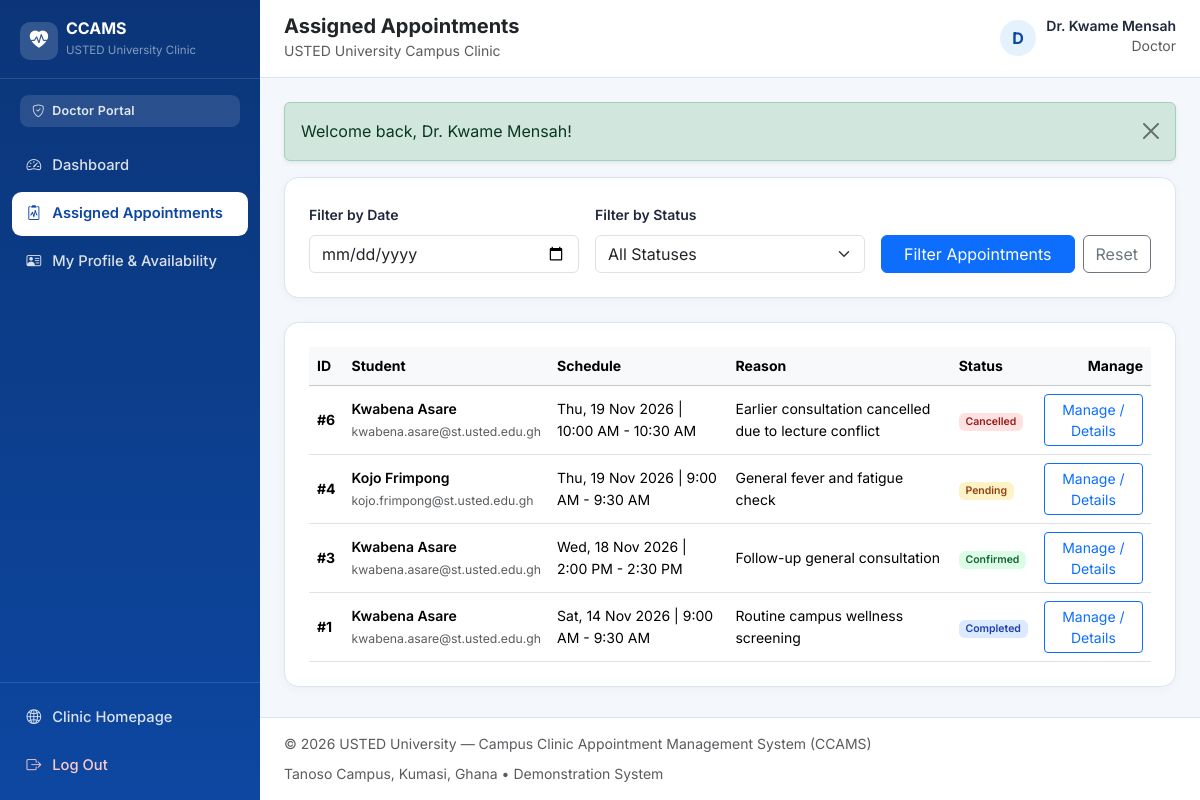
The app's page /doctor/my_appointments.php (signed in) with its own data.
### tables this page shows
CREATE TABLE `users` (
    `user_id` INT UNSIGNED NOT NULL AUTO_INCREMENT,
    `full_name` VARCHAR(120) NOT NULL,
    `email` VARCHAR(150) NOT NULL,
    `password_hash` VARCHAR(255) NOT NULL,
    `phone` VARCHAR(25) DEFAULT NULL,
    `role` ENUM('student', 'doctor', 'admin') NOT NULL DEFAULT 'student',
    `account_status` ENUM('active', 'inactive') NOT NULL DEFAULT 'active',
    `created_at` TIMESTAMP NOT NULL DEFAULT CURRENT_TIMESTAMP,
    `updated_at` TIMESTAMP NOT NULL DEFAULT CURRENT_TIMESTAMP ON UPDATE CURRENT_TIMESTAMP,
    PRIMARY KEY (`user_id`),
    UNIQUE KEY `uq_users_email` (`email`),
    KEY `idx_users_role_status` (`role`, `account_status`)
);

CREATE TABLE `appointments` (
    `appointment_id` INT UNSIGNED NOT NULL AUTO_INCREMENT,
    `student_id` INT UNSIGNED NOT NULL,
    `slot_id` INT UNSIGNED NOT NULL,
    `reason` VARCHAR(255) DEFAULT NULL,
    `status` ENUM('pending', 'confirmed', 'cancelled', 'completed', 'rejected') NOT NULL DEFAULT 'pending',
    `created_at` TIMESTAMP NOT NULL DEFAULT CURRENT_TIMESTAMP,
    `updated_at` TIMESTAMP NOT NULL DEFAULT CURRENT_TIMESTAMP ON UPDATE CURRENT_TIMESTAMP,
    PRIMARY KEY (`appointment_id`),
    KEY `idx_appointments_student_status` (`student_id`, `status`),
    KEY `idx_appointments_slot_status` (`slot_id`, `status`),
    KEY `idx_appointments_status_created` (`status`, `created_at`),
    CONSTRAINT `fk_appointments_student`
        FOREIGN KEY (`student_id`) REFERENCES `users` (`user_id`)
        ON DELETE CASCADE ON UPDATE CASCADE,
    CONSTRAINT `fk_appointments_slot`
        FOREIGN KEY (`slot_id`) REFERENCES `appointment_slots` (`slot_id`)
        ON DELETE RESTRICT ON UPDATE CASCADE
);

CREATE TABLE `appointment_slots` (
    `slot_id` INT UNSIGNED NOT NULL AUTO_INCREMENT,
    `doctor_id` INT UNSIGNED NOT NULL,
    `start_time` DATETIME NOT NULL,
    `end_time` DATETIME NOT NULL,
    `status` ENUM('available', 'booked', 'inactive') NOT NULL DEFAULT 'available',
    `created_at` TIMESTAMP NOT NULL DEFAULT CURRENT_TIMESTAMP,
    PRIMARY KEY (`slot_id`),
    KEY `idx_slots_doctor_time` (`doctor_id`, `start_time`),
    KEY `idx_slots_status_time` (`status`, `start_time`),
    CONSTRAINT `fk_slots_doctor`
        FOREIGN KEY (`doctor_id`) REFERENCES `doctors` (`doctor_id`)
        ON DELETE CASCADE ON UPDATE CASCADE
);

### doctor/my_appointments.php (the view, shortened to what the rows shown need)
<?php
require_once __DIR__ . '/../includes/auth.php';
$user = require_auth('doctor');
$doctor = require_doctor_record((int) $user['user_id']);
$doctorId = (int) $doctor['doctor_id'];
$pdo = get_pdo();
$where = 'WHERE s.doctor_id = :did';
$params = ['did' => $doctorId];
$stmt = $pdo->prepare(
    "SELECT a.appointment_id, a.status, a.reason, a.created_at,
            s.start_time, s.end_time,
            stu.full_name AS student_name, stu.email AS student_email, stu.phone AS student_phone
     FROM appointments a
     INNER JOIN appointment_slots s ON s.slot_id = a.slot_id
     INNER JOIN users stu ON stu.user_id = a.student_id
     $where
     ORDER BY s.start_time DESC"
);
$stmt->execute($params);
$appointments = $stmt->fetchAll();
$pageTitle = 'Assigned Appointments';
$layoutMode = 'dashboard';
require_once __DIR__ . '/../includes/header.php';
?>
<div class="ccams-card p-4">
    <?php if (empty($appointments)): ?>
        <p class="text-muted small mb-0">No appointments matched your selected filters.</p>
    <?php else: ?>
        <div class="table-responsive">
            <table class="table table-hover align-middle small mb-0">
                <thead class="table-light">
                    <tr>
                        <th>ID</th>
                        <th>Student</th>
                        <th>Schedule</th>
                        <th>Reason</th>
                        <th>Status</th>
                        <th class="text-end">Manage</th>
                    </tr>
                </thead>
                <tbody>
                    <?php foreach ($appointments as $appt): ?>
                        <tr>
                            <td class="fw-bold">#<?php echo (int) $appt['appointment_id']; ?></td>
                            <td>
                                <div class="fw-semibold"><?php echo e($appt['student_name']); ?></div>
                                <small class="text-muted"><?php echo e($appt['student_email']); ?></small>
                            </td>
                            <td><?php echo e(format_slot_range((string) $appt['start_time'], (string) $appt['end_time'])); ?></td>
                            <td><?php echo e($appt['reason'] ?: '—'); ?></td>
                            <td>
                                <span class="badge <?php echo status_badge_class((string) $appt['status']); ?>">
                                    <?php echo e(ucfirst((string) $appt['status'])); ?>
                                </span>
                            </td>
                            <td class="text-end">
                                <a href="<?php echo e(app_url('doctor/appointment_details.php?id=' . (int) $appt['appointment_id'])); ?>" class="btn btn-sm btn-outline-primary">
                                    Manage / Details
                                </a>
                            </td>
                        </tr>
                    <?php endforeach; ?>
                </tbody>
            </table>
        </div>
    <?php endif; ?>
</div>
<?php require_once __DIR__ . '/../includes/footer.php'; ?>

### includes/header.php (shortened to what the rows shown need)
<?php
$pageTitle = $pageTitle ?? 'USTED University — Campus Clinic Appointment Management System';
$layoutMode = $layoutMode ?? 'public';
$authUser = current_user();
$flashes = get_flashes();
?>
<!DOCTYPE html>
<html lang="en">
<head>
    <link href="https://cdn.jsdelivr.net/npm/bootstrap@5.3.3/dist/css/bootstrap.min.css" rel="stylesheet">
    <link href="https://cdn.jsdelivr.net/npm/bootstrap-icons@1.11.3/font/bootstrap-icons.min.css" rel="stylesheet">
    <link href="<?php echo e(app_url('assets/css/style.css')); ?>" rel="stylesheet">
</head>
<body class="<?php echo $layoutMode === 'dashboard' ? 'ccams-dashboard-body' : 'ccams-public-body'; ?>">
<?php if ($layoutMode === 'dashboard' && $authUser): ?>
    <div class="dashboard-wrapper">
        <aside class="dashboard-sidebar" id="dashboardSidebar" aria-label="Dashboard Navigation">
            <div class="sidebar-brand">
                <a href="<?php echo e(app_url('index.php')); ?>" class="d-flex align-items-center gap-2 text-decoration-none text-white">
                    <span class="brand-emblem">
                        <i class="bi bi-heart-pulse-fill"></i>
                    </span>
                    <div>
                        <div class="fw-bold lh-1 fs-6">CCAMS</div>
                        <small class="text-white-50" style="font-size: 0.72rem;">USTED University Clinic</small>
                    </div>
                </a>
            </div>
            <div class="sidebar-role-pill">
                <i class="bi bi-shield-check me-1"></i>
                <?php echo e(ucfirst($authUser['role'])); ?> Portal
            </div>
            <nav class="sidebar-nav">
                <?php if ($authUser['role'] === 'student'): ?>
                    <a class="sidebar-link <?php echo is_active_nav('student/dashboard.php'); ?>" href="<?php echo e(app_url('student/dashboard.php')); ?>">
                        <i class="bi bi-speedometer2"></i><span>Dashboard</span>
                    </a>
                    <a class="sidebar-link <?php echo is_active_nav('student/doctors.php'); ?>" href="<?php echo e(app_url('student/doctors.php')); ?>">
                        <i class="bi bi-person-badge"></i><span>Available Doctors</span>
                    </a>
                    <a class="sidebar-link <?php echo is_active_nav('student/book_appointment.php'); ?>" href="<?php echo e(app_url('student/book_appointment.php')); ?>">
                        <i class="bi bi-calendar-plus"></i><span>Book Appointment</span>
                    </a>
                    <a class="sidebar-link <?php echo is_active_nav('student/my_appointments.php') || is_active_nav('student/appointment_details.php') ? 'active' : ''; ?>" href="<?php echo e(app_url('student/my_appointments.php')); ?>">
                        <i class="bi bi-calendar2-check"></i><span>My Appointments</span>
                    </a>
                    <a class="sidebar-link <?php echo is_active_nav('student/notifications.php'); ?>" href="<?php echo e(app_url('student/notifications.php')); ?>">
                        <i class="bi bi-bell"></i><span>Notifications</span>
                    </a>
                    <a class="sidebar-link <?php echo is_active_nav('student/profile.php'); ?>" href="<?php echo e(app_url('student/profile.php')); ?>">
                        <i class="bi bi-person-gear"></i><span>Profile &amp; Password</span>
                    </a>
                <?php elseif ($authUser['role'] === 'doctor'): ?>
                    <a class="sidebar-link <?php echo is_active_nav('doctor/dashboard.php'); ?>" href="<?php echo e(app_url('doctor/dashboard.php')); ?>">
                        <i class="bi bi-speedometer2"></i><span>Dashboard</span>
                    </a>
                    <a class="sidebar-link <?php echo is_active_nav('doctor/my_appointments.php') || is_active_nav('doctor/appointment_details.php') ? 'active' : ''; ?>" href="<?php echo e(app_url('doctor/my_appointments.php')); ?>">
                        <i class="bi bi-clipboard2-pulse"></i><span>Assigned Appointments</span>
                    </a>
                    <a class="sidebar-link <?php echo is_active_nav('doctor/profile.php'); ?>" href="<?php echo e(app_url('doctor/profile.php')); ?>">
                        <i class="bi bi-person-vcard"></i><span>My Profile &amp; Availability</span>
                    </a>
                <?php endif; ?>
            </nav>
            <div class="sidebar-footer">
                <a href="<?php echo e(app_url('index.php')); ?>" class="sidebar-link">
                    <i class="bi bi-globe2"></i><span>Clinic Homepage</span>
                </a>
                <form method="post" action="<?php echo e(app_url('logout.php')); ?>" class="mt-1">
                    <button type="submit" class="sidebar-link w-100 border-0 bg-transparent text-start text-danger-soft">
                        <i class="bi bi-box-arrow-right"></i><span>Log Out</span>
                    </button>
                </form>
            </div>
        </aside>
        <div class="dashboard-main">
            <header class="dashboard-topbar">
                <div class="d-flex align-items-center gap-3">
                    <div>
                        <h1 class="h5 mb-0 fw-bold text-dark"><?php echo e($pageTitle); ?></h1>
                        <small class="text-muted">USTED University Campus Clinic</small>
                    </div>
                </div>
                <div class="d-flex align-items-center gap-3">
                    <div class="user-profile-chip">
                        <div class="avatar-circle">
                            <?php echo e(strtoupper(substr((string) $authUser['full_name'], 0, 1))); ?>
                        </div>
                        <div class="d-none d-sm-block text-end">
                            <div class="fw-semibold small lh-1"><?php echo e($authUser['full_name']); ?></div>
                            <small class="text-muted text-capitalize"><?php echo e($authUser['role']); ?></small>
                        </div>
                    </div>
                </div>
            </header>
            <main id="main-content" class="dashboard-content">
                <?php if (!empty($flashes)): ?>
                    <?php foreach ($flashes as $flash): ?>
                        <div class="alert alert-<?php echo e($flash['type']); ?> alert-dismissible fade show shadow-sm" role="alert">
                            <?php echo e($flash['message']); ?>
                            <button type="button" class="btn-close" data-bs-dismiss="alert" aria-label="Close"></button>
                        </div>
                    <?php endforeach; ?>
                <?php endif; ?>
<?php endif; ?>

### records on screen
users: role "Doctor", full_name "D", full_name "Dr. Kwame Mensah"
appointments: appointment_id "6", student.full_name "Kwabena Asare", student.email "kwabena.asare@st.usted.edu.gh", slot.end_time "Thu, 19 Nov 2026 | 10:00 AM - 10:30 AM", reason "Earlier consultation cancelled due to lecture conflict", status "Cancelled"
appointments: appointment_id "4", student.full_name "Kojo Frimpong", student.email "kojo.frimpong@st.usted.edu.gh", slot.end_time "Thu, 19 Nov 2026 | 9:00 AM - 9:30 AM", reason "General fever and fatigue check", status "Pending"
appointments: appointment_id "3", student.full_name "Kwabena Asare", student.email "kwabena.asare@st.usted.edu.gh", slot.end_time "Wed, 18 Nov 2026 | 2:00 PM - 2:30 PM", reason "Follow-up general consultation", status "Confirmed"
appointments: appointment_id "1", student.full_name "Kwabena Asare", student.email "kwabena.asare@st.usted.edu.gh", slot.end_time "Sat, 14 Nov 2026 | 9:00 AM - 9:30 AM", reason "Routine campus wellness screening", status "Completed"

### other values on screen
$pageTitle "Assigned Appointments"
$flash['message'] "Welcome back, Dr. Kwame Mensah!"
